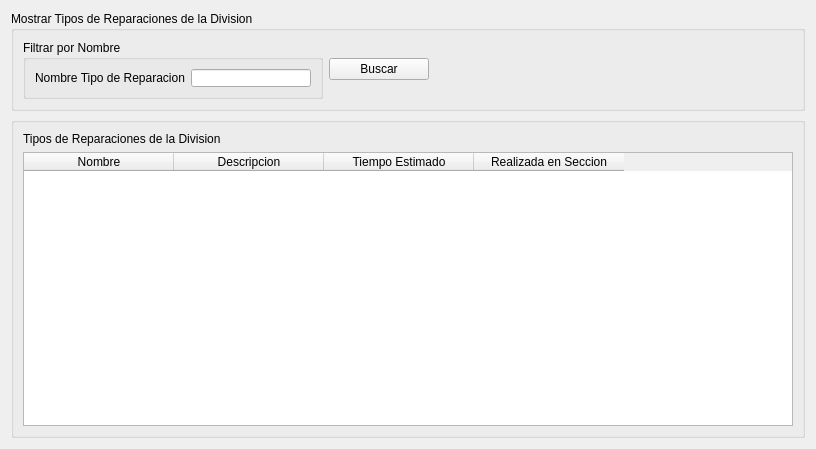
<?xml version="1.0" encoding="UTF-8"?>
<ui version="4.0">
 <class>WidgetMostrarTiposDeReparaciones</class>
 <widget class="QWidget" name="WidgetMostrarTiposDeReparaciones">
  <property name="geometry">
   <rect>
    <x>0</x>
    <y>0</y>
    <width>816</width>
    <height>449</height>
   </rect>
  </property>
  <property name="windowTitle">
   <string>Mostrar Tipos de Reparacion</string>
  </property>
  <layout class="QVBoxLayout" name="verticalLayout">
   <item>
    <widget class="QGroupBox" name="groupBox_3">
     <property name="minimumSize">
      <size>
       <width>0</width>
       <height>100</height>
      </size>
     </property>
     <property name="maximumSize">
      <size>
       <width>16777215</width>
       <height>100</height>
      </size>
     </property>
     <property name="title">
      <string>Mostrar Tipos de Reparaciones de la Division</string>
     </property>
     <layout class="QHBoxLayout" name="horizontalLayout">
      <item>
       <widget class="QGroupBox" name="groupBox_4">
        <property name="minimumSize">
         <size>
          <width>300</width>
          <height>0</height>
         </size>
        </property>
        <property name="maximumSize">
         <size>
          <width>300</width>
          <height>16777215</height>
         </size>
        </property>
        <property name="title">
         <string>Filtrar por Nombre</string>
        </property>
        <layout class="QFormLayout" name="formLayout">
         <property name="fieldGrowthPolicy">
          <enum>QFormLayout::AllNonFixedFieldsGrow</enum>
         </property>
         <item row="0" column="0">
          <widget class="QLabel" name="label">
           <property name="text">
            <string>Nombre Tipo de Reparacion</string>
           </property>
          </widget>
         </item>
         <item row="0" column="1">
          <widget class="QLineEdit" name="lineEditNombreTipoReparacion"/>
         </item>
        </layout>
       </widget>
      </item>
      <item>
       <widget class="QPushButton" name="pushButtonBuscarTipoReparacion">
        <property name="minimumSize">
         <size>
          <width>100</width>
          <height>0</height>
         </size>
        </property>
        <property name="maximumSize">
         <size>
          <width>100</width>
          <height>16777215</height>
         </size>
        </property>
        <property name="text">
         <string>Buscar</string>
        </property>
       </widget>
      </item>
      <item>
       <spacer name="horizontalSpacer_2">
        <property name="orientation">
         <enum>Qt::Horizontal</enum>
        </property>
        <property name="sizeHint" stdset="0">
         <size>
          <width>40</width>
          <height>20</height>
         </size>
        </property>
       </spacer>
      </item>
     </layout>
    </widget>
   </item>
   <item>
    <widget class="QGroupBox" name="groupBox_2">
     <property name="title">
      <string/>
     </property>
     <layout class="QVBoxLayout" name="verticalLayout_2">
      <item>
       <widget class="QLabel" name="label_2">
        <property name="text">
         <string>Tipos de Reparaciones de la Division</string>
        </property>
       </widget>
      </item>
      <item>
       <widget class="QTableWidget" name="tableWidgetTipoReparacionesDivision">
        <property name="minimumSize">
         <size>
          <width>500</width>
          <height>0</height>
         </size>
        </property>
        <property name="maximumSize">
         <size>
          <width>816</width>
          <height>16777215</height>
         </size>
        </property>
        <attribute name="horizontalHeaderDefaultSectionSize">
         <number>150</number>
        </attribute>
        <column>
         <property name="text">
          <string>Nombre</string>
         </property>
        </column>
        <column>
         <property name="text">
          <string>Descripcion</string>
         </property>
        </column>
        <column>
         <property name="text">
          <string>Tiempo Estimado</string>
         </property>
        </column>
        <column>
         <property name="text">
          <string>Realizada en Seccion</string>
         </property>
        </column>
       </widget>
      </item>
     </layout>
    </widget>
   </item>
  </layout>
 </widget>
 <resources/>
 <connections/>
</ui>
